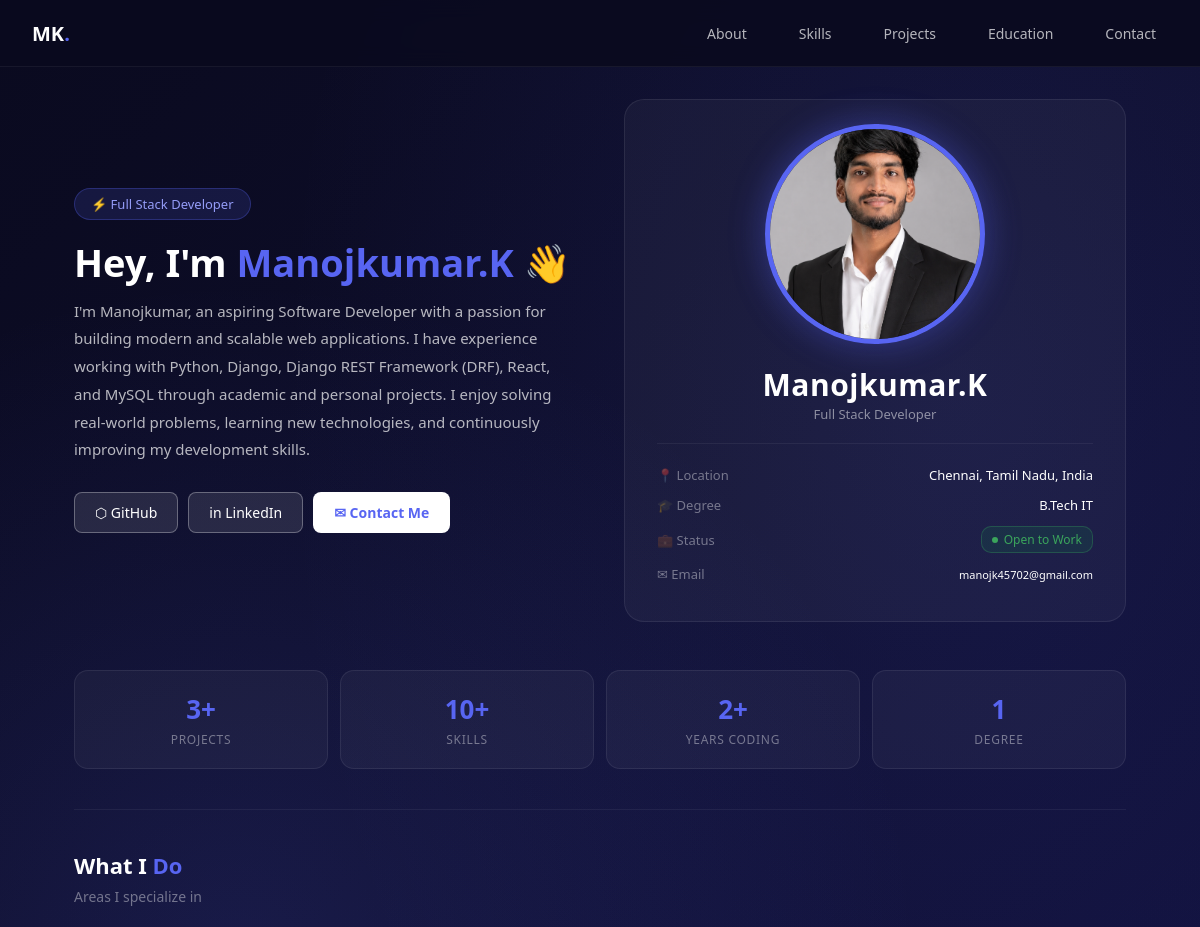
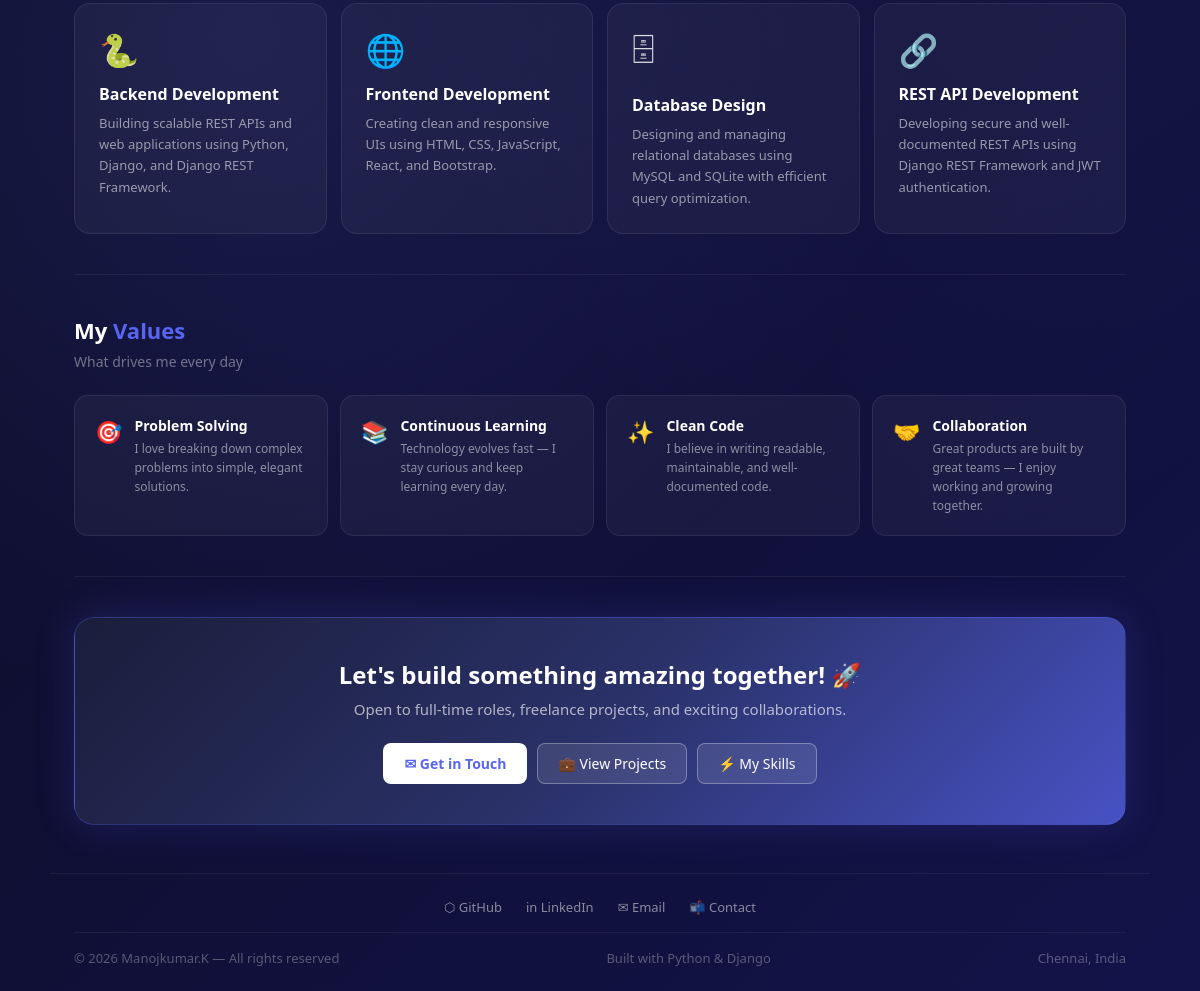
The page /about/ on the database its author committed (2 pictures, top to bottom).
### home/models.py (models this page shows, shortened)
class Profile(models.Model):
    name = models.CharField(max_length=100)
    tagline = models.CharField(max_length=200)
    bio = models.TextField()
    location = models.CharField(max_length=100)
    email = models.EmailField(blank=True)
    github = models.URLField(blank=True)
    linkedin = models.URLField(blank=True)
    portfolio_photo = models.ImageField(upload_to='profile/', blank=True, null=True)

### home/views.py (the view)
# urls.py: path('about/', views.about, name='about'),
def about(request):
    profile = Profile.objects.first()
    return render(request, 'home/about.html', {'profile': profile})

### home/templates/home/about.html (shortened to what this page needs)
{% extends 'home/base.html' %}
{% block content %}
<div class="about-hero">
  <div class="about-left">
    <div class="about-role-badge">⚡ Full Stack Developer</div>
    <h1>Hey, I'm <span>{{ profile.name }}</span> 👋</h1>
    <p class="about-bio">{{ profile.bio }}</p>
    <div class="about-btns">
      {% if profile.github %}
        <a href="{{ profile.github }}" class="btn" target="_blank">⬡ GitHub</a>
      {% endif %}
      {% if profile.linkedin %}
        <a href="{{ profile.linkedin }}" class="btn" target="_blank">in LinkedIn</a>
      {% endif %}
      <a href="/contact/" class="btn primary">✉ Contact Me</a>
    </div>
  </div>
  <div class="profile-card">
<div class="profile-avatar">
    {% if profile.portfolio_photo %}
        <img src="{{ profile.portfolio_photo.url }}" alt="{{ profile.name }}">
    {% else %}
        👨‍💻
    {% endif %}
</div>
<div class="profile-name">{{ profile.name }}</div>
<div class="profile-title">Full Stack Developer</div>
<hr class="profile-divider">
    <div class="profile-detail">
      <span class="profile-detail-label">📍 Location</span>
      <span class="profile-detail-value">{{ profile.location }}</span>
    </div>
    <div class="profile-detail">
      <span class="profile-detail-label">🎓 Degree</span>
      <span class="profile-detail-value">B.Tech IT</span>
    </div>
    <div class="profile-detail">
      <span class="profile-detail-label">💼 Status</span>
      <span class="available-badge">
        <div class="available-dot"></div>
        Open to Work
      </span>
    </div>
    <div class="profile-detail">
      <span class="profile-detail-label">✉ Email</span>
      <span class="profile-detail-value" style="font-size:11px;">{{ profile.email }}</span>
    </div>
  </div>
</div>
<div class="quick-stats">
  <div class="quick-stat">
    <div class="quick-stat-value">3+</div>
    <div class="quick-stat-label">Projects</div>
  </div>
  <div class="quick-stat">
    <div class="quick-stat-value">10+</div>
    <div class="quick-stat-label">Skills</div>
  </div>
  <div class="quick-stat">
    <div class="quick-stat-value">2+</div>
    <div class="quick-stat-label">Years Coding</div>
  </div>
  <div class="quick-stat">
    <div class="quick-stat-value">1</div>
    <div class="quick-stat-label">Degree</div>
  </div>
</div>
<hr class="section-divider">
<div class="section-title">What I <span>Do</span></div>
<div class="section-subtitle">Areas I specialize in</div>
<div class="what-i-do-grid">
  <div class="what-card">
    <div class="what-card-icon">🐍</div>
    <div class="what-card-title">Backend Development</div>
    <div class="what-card-desc">Building scalable REST APIs and web applications using Python, Django, and Django REST Framework.</div>
  </div>
  <div class="what-card">
    <div class="what-card-icon">🌐</div>
    <div class="what-card-title">Frontend Development</div>
    <div class="what-card-desc">Creating clean and responsive UIs using HTML, CSS, JavaScript, React, and Bootstrap.</div>
  </div>
  <div class="what-card">
    <div class="what-card-icon">🗄</div>
    <div class="what-card-title">Database Design</div>
    <div class="what-card-desc">Designing and managing relational databases using MySQL and SQLite with efficient query optimization.</div>
  </div>
  <div class="what-card">
    <div class="what-card-icon">🔗</div>
    <div class="what-card-title">REST API Development</div>
    <div class="what-card-desc">Developing secure and well-documented REST APIs using Django REST Framework and JWT authentication.</div>
  </div>
</div>
<hr class="section-divider">
<div class="section-title">My <span>Values</span></div>
<div class="section-subtitle">What drives me every day</div>
<div class="values-grid">
  <div class="value-card">
    <div class="value-icon">🎯</div>
    <div>
      <div class="value-title">Problem Solving</div>
      <div class="value-desc">I love breaking down complex problems into simple, elegant solutions.</div>
    </div>
  </div>
  <div class="value-card">
    <div class="value-icon">📚</div>
    <div>
      <div class="value-title">Continuous Learning</div>
      <div class="value-desc">Technology evolves fast — I stay curious and keep learning every day.</div>
    </div>
  </div>
  <div class="value-card">
    <div class="value-icon">✨</div>
    <div>
      <div class="value-title">Clean Code</div>
      <div class="value-desc">I believe in writing readable, maintainable, and well-documented code.</div>
    </div>
  </div>
  <div class="value-card">
    <div class="value-icon">🤝</div>
    <div>
      <div class="value-title">Collaboration</div>
      <div class="value-desc">Great products are built by great teams — I enjoy working and growing together.</div>
    </div>
  </div>
</div>
<hr class="section-divider">
<div class="cta-banner">
  <h2>Let's build something amazing together! 🚀</h2>
  <p>Open to full-time roles, freelance projects, and exciting collaborations.</p>
  <div class="cta-banner-btns">
    <a href="/contact/" class="btn primary">✉ Get in Touch</a>
    <a href="/projects/" class="btn">💼 View Projects</a>
    <a href="/skills/" class="btn">⚡ My Skills</a>
  </div>
</div>
{% endblock %}

### home/templates/home/base.html (shortened to what this page needs)
<!DOCTYPE html>
<html lang="en">
<head>
</head>
<body>
<div class="stars" id="stars"></div>
<nav>
  <a href="/" class="logo">MK<span>.</span></a>
  <div class="nav-links">
    <a href="/" class="{% if request.resolver_match.url_name == 'home' %}active{% endif %}">About</a>
    <a href="/skills/" class="{% if request.resolver_match.url_name == 'skills' %}active{% endif %}">Skills</a>
    <a href="/projects/" class="{% if request.resolver_match.url_name == 'projects' %}active{% endif %}">Projects</a>
    <a href="/education/" class="{% if request.resolver_match.url_name == 'education' %}active{% endif %}">Education</a>
    <a href="/contact/" class="{% if request.resolver_match.url_name == 'contact' %}active{% endif %}">Contact</a>
  </div>
</nav>
<div class="wrap">
  {% block content %}{% endblock %}
</div>
<footer>
  <div style="text-align:center; width:100%;">
    <div style="display:flex; justify-content:center; gap:1.5rem; margin-bottom:1rem;">
      {% if profile.github %}
        <a href="{{ profile.github }}" target="_blank"
           style="color:rgba(255,255,255,0.5); text-decoration:none; font-size:13px; transition:color 0.2s;"
           onmouseover="this.style.color='#5865F2'" onmouseout="this.style.color='rgba(255,255,255,0.5)'">
          ⬡ GitHub
        </a>
      {% endif %}
      {% if profile.linkedin %}
        <a href="{{ profile.linkedin }}" target="_blank"
           style="color:rgba(255,255,255,0.5); text-decoration:none; font-size:13px; transition:color 0.2s;"
           onmouseover="this.style.color='#5865F2'" onmouseout="this.style.color='rgba(255,255,255,0.5)'">
          in LinkedIn
        </a>
      {% endif %}
      <a href="mailto:{{ profile.email }}"
         style="color:rgba(255,255,255,0.5); text-decoration:none; font-size:13px; transition:color 0.2s;"
         onmouseover="this.style.color='#5865F2'" onmouseout="this.style.color='rgba(255,255,255,0.5)'">
        ✉ Email
      </a>
      <a href="/contact/"
         style="color:rgba(255,255,255,0.5); text-decoration:none; font-size:13px; transition:color 0.2s;"
         onmouseover="this.style.color='#5865F2'" onmouseout="this.style.color='rgba(255,255,255,0.5)'">
        📬 Contact
      </a>
    </div>
    <div style="border-top:1px solid rgba(255,255,255,0.06); margin-bottom:1rem;"></div>
    <div style="display:flex; justify-content:space-between; align-items:center; flex-wrap:wrap; gap:8px;">
      <span>© 2026 {{ profile.name }} — All rights reserved</span>
      <span>Built with  Python & Django</span>
      <span> Chennai, India</span>
    </div>
  </div>
</footer>
</body>
</html>

### home/templates/home/base.html (style rules this page uses)
* { box-sizing: border-box; margin: 0; padding: 0; }
body { font-family: 'Segoe UI', sans-serif; background: #0e0e2c; color: #DBDEE1; position: relative; overflow-x: hidden; }
body::before { content: ''; position: fixed; top: 0; left: 0; width: 100%; height: 100%; background: radial-gradient(ellipse at 20% 50%, rgba(88,101,242,0.15) 0%, transparent 50%), radial-gradient(ellipse at 80% 20%, rgba(88,101,242,0.1) 0%, transparent 50%), linear-gradient(135deg, #0a0a1f 0%, #0e0e2c 40%, #13134a 100%); z-index: -1; pointer-events: none; }
.stars { position: fixed; top: 0; left: 0; width: 100%; height: 100%; pointer-events: none; z-index: 0; }
nav { position: sticky; top: 0; z-index: 100; background: rgba(10,10,31,0.92); backdrop-filter: blur(10px); border-bottom: 1px solid rgba(255,255,255,0.06); display: flex; justify-content: space-between; align-items: center; padding: 1.1rem 2rem; }
.logo { font-size: 20px; font-weight: 700; color: #FFFFFF; text-decoration: none; }
.logo span { color: #5865F2; }
.nav-links { display: flex; gap: 1.75rem; font-size: 14px; }
.nav-links a { text-decoration: none; color: rgba(255,255,255,0.7); transition: color 0.2s; padding: 6px 12px; border-radius: 6px; }
.wrap { max-width: 1100px; margin: 0 auto; padding: 2rem 1.5rem 3rem; position: relative; z-index: 1; }
.btn { display: inline-flex; align-items: center; gap: 6px; padding: 10px 20px; border-radius: 8px; font-size: 14px; font-weight: 500; cursor: pointer; text-decoration: none; border: 1px solid rgba(255,255,255,0.3); background: rgba(255,255,255,0.1); color: #FFFFFF; transition: all 0.2s; }
.btn.primary { background: #FFFFFF; color: #5865F2; border-color: transparent; font-weight: 700; }
footer { padding: 1.5rem 0; border-top: 1px solid rgba(255,255,255,0.06); display: flex; justify-content: center; align-items: center; gap: 2rem; font-size: 13px; color: rgba(255,255,255,0.3); position: relative; z-index: 1; max-width: 1100px; margin: 0 auto; padding: 1.5rem; }

### rows shown on the page
Profile: name "Manojkumar.K", bio "I'm Manojkumar, an aspiring Software Developer with a passion for building modern and scalable web applications. I have experience working with Python, Django, Django REST Framework (DRF), React, and MySQL through academic and personal projects. I enjoy solving real-world problems, learning new technologies, and continuously improving my development skills.", portfolio_photo (picture), location "Chennai, Tamil Nadu, India", email "manojk45702@gmail.com"
